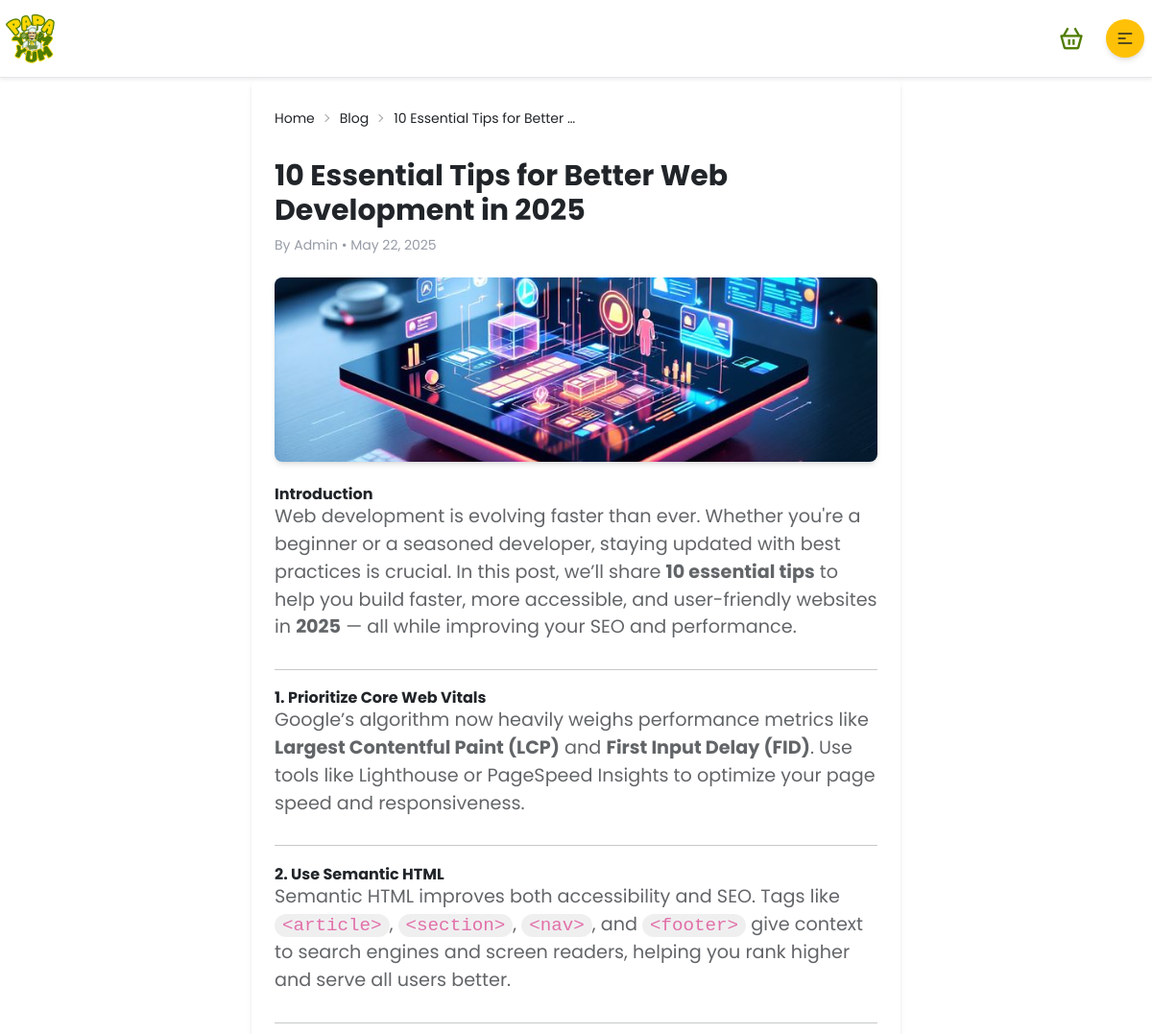
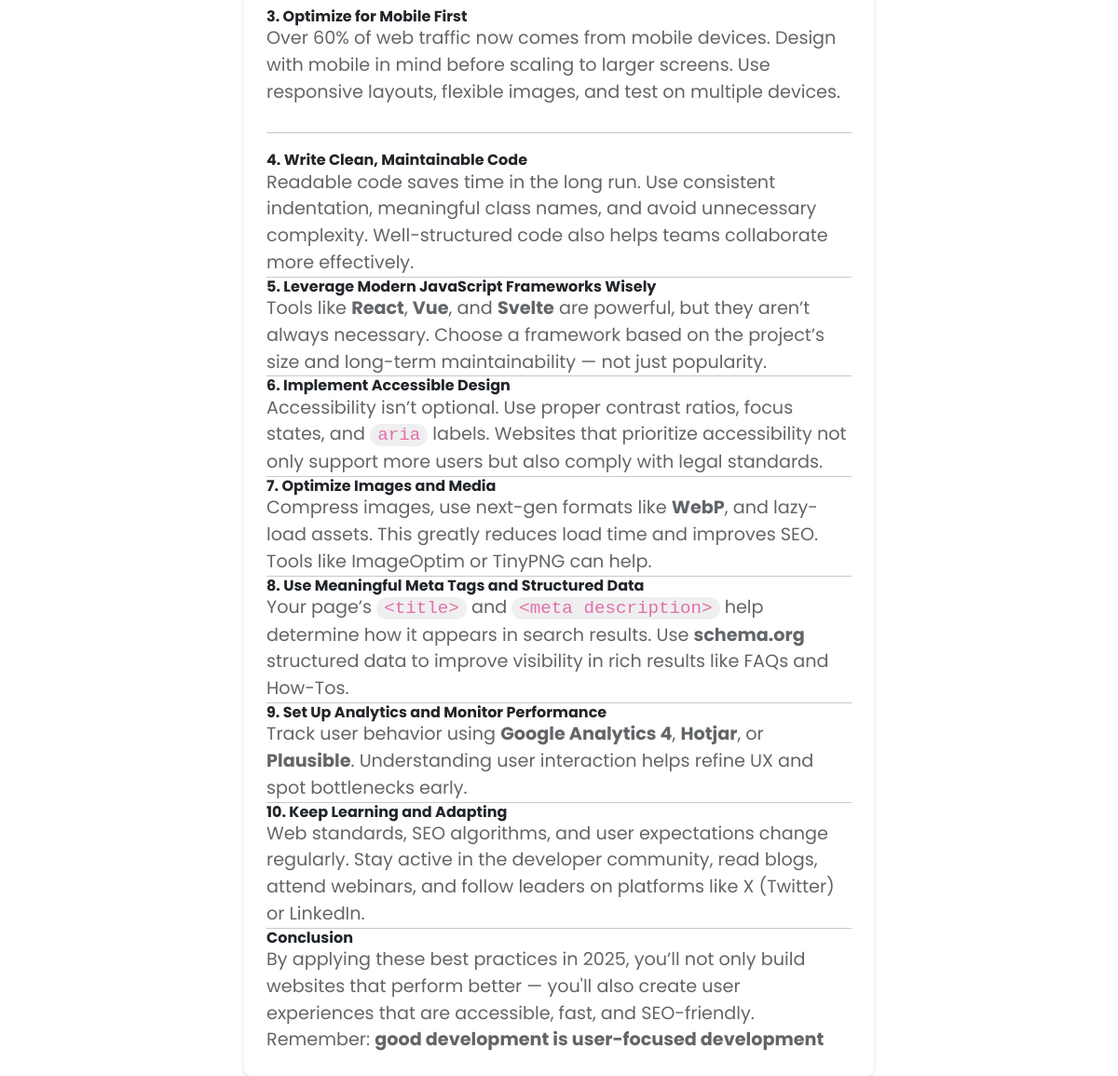
Page /blog/post/10-essential-tips-for-better-web-development-in-2025/ on the committed database (2 pictures, top to bottom).
### blog/models.py (models this page shows, shortened)
class Blog(models.Model):
    title = models.CharField(max_length=255)
    category = models.CharField(max_length=100, null=True, blank=True)
    image = models.ImageField(upload_to='blog_images/', null=True, blank=True)
    slug = models.SlugField(unique=True)
    content = HTMLField()
    author = models.ForeignKey(UserProfile, on_delete=models.CASCADE)
    created_at = models.DateTimeField(auto_now_add=True)
    updated_at = models.DateTimeField(auto_now=True)
    published = models.BooleanField(default=False)
    meta_title = models.CharField(max_length=60, help_text="Max 60 characters", blank=True)
    meta_description = models.CharField(max_length=160, help_text="Max 160 characters", blank=True)
    focus_keyword = models.CharField(max_length=100, help_text="Main keyword for SEO", blank=True)

### profiles/models.py (models this page shows, shortened)
class UserProfile(models.Model):
    user = models.OneToOneField(User, on_delete=models.CASCADE)
    profile_picture = models.ImageField(upload_to='profile_pics/', default=get_default_profile_picture)

### blog/views.py (the view)
# urls.py: path('post/<slug:slug>/', views.blog_detail, name='blog_detail'),
def blog_detail(request, slug):
    blog = get_object_or_404(Blog, slug=slug)
    return render(request, 'blog/blog_detail.html', {'blog': blog})

### shop/cart.py (called while the page is built)
    def __len__(self):
        return sum(item['quantity'] for item in self.cart.values())

### shop/context_processors.py (called while the page is built)
def cart_length(request):
    cart = Cart(request)
    return {
        'cart_length': len(cart)
    }

### templates/blog/blog_detail.html (shortened to what this page needs)
{% extends 'partials/base.html' %}
{% block content %}
<article class="prose max-w-full mx-auto bg-white p-6 rounded-lg shadow-md relative">
  <div class="mb-4">
    <div class="breadcrumbs text-sm">
      <ul>
        <li><a href="/">Home</a></li>
        <li><a href="{%url 'blog:blog_list'%}">Blog</a></li>
        <li>{{blog.title|truncatewords:5}}</li>
      </ul>
    </div>
    <br>
    <h1 class="text-3xl font-bold">{{ blog.title }}</h1>
    <p class="text-gray-500 text-sm my-2">
      By {{blog.author.user.username}} • {{ blog.created_at|date:"F j, Y" }}
    </p>
  </div>
  <div id="blog-content">
    {%if blog.image%}
    <div class="flex">
      <img src="{{ blog.image.url }}" alt="{{ blog.title }}" class="w-full h-48 object-cover rounded-lg shadow-md">
    </div>
    {%endif%}
    <br>
    {{ blog.content|safe }}
  </div>
</article>
{% endblock %}

### templates/partials/base.html (style rules this page uses)
body { font-family: 'Poppins', sans-serif; }
p { font-size: 1.2em; opacity: 0.7; }
:root { --scroll-speed: 50s; --icon-size: 80px; --icon-color: #3b82f6; }

### rows in the picture
Blog: title "10 Essential Tips for Better …", title "10 Essential Tips for Better Web Development in 2025", author.user.username "Admin", created_at "May 22, 2025", image (picture), content "Introduction Web development is evolving faster than ever. Whether you're a beginner or a seasoned developer, staying updated with best practices is crucial. In this post, we’ll share 10 essential tips to help you build faster, more accessible, and user-friendly websites in 2025 — all while improving your SEO and performance. 1. Prioritize Core Web Vitals Google’s algorithm now heavily weighs performance metrics like Largest Contentful Paint (LCP) and First Input Delay (FID) . Use tools like Lighthouse or PageSpeed Insights to optimize your page speed and responsiveness. 2. Use Semantic HTML Semantic HTML improves both accessibility and SEO. Tags like <article> , <section> , <nav> , and…"
